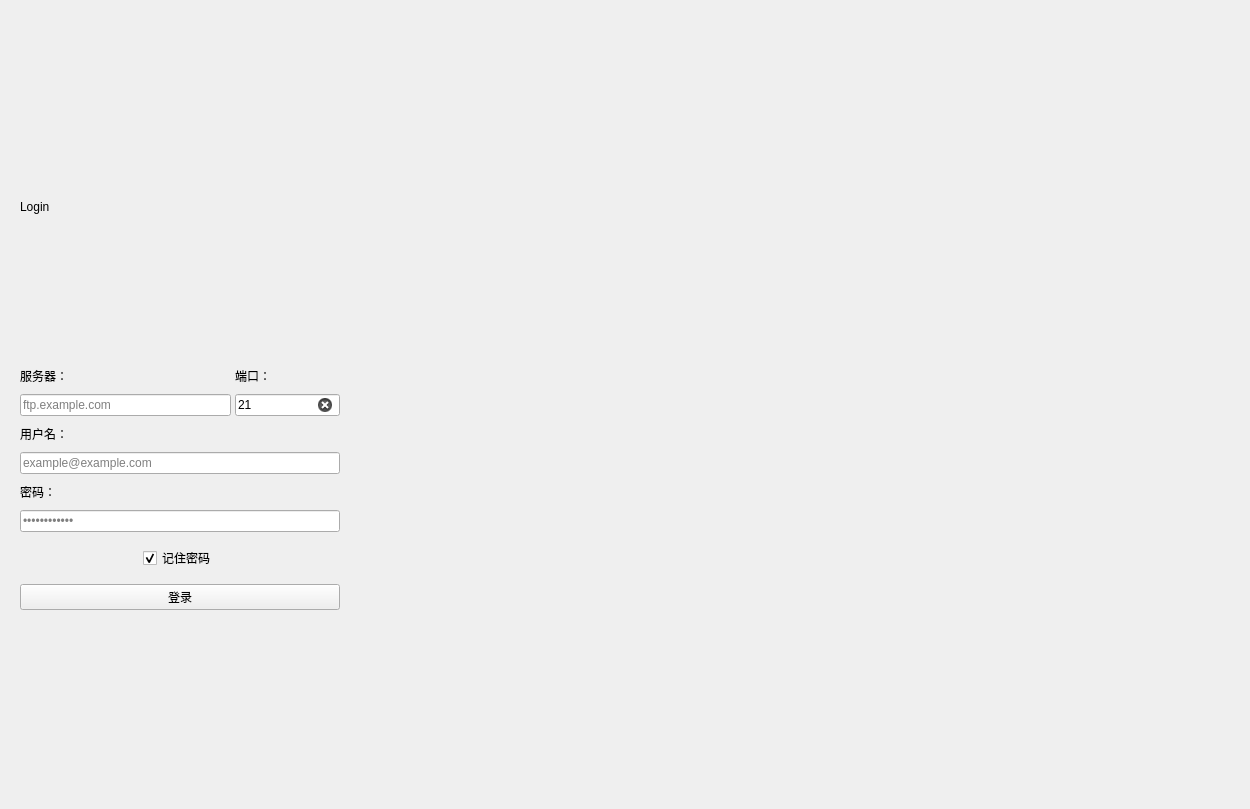
<?xml version="1.0" encoding="UTF-8"?>
<ui version="4.0">
 <class>Form</class>
 <widget class="QWidget" name="Form">
  <property name="geometry">
   <rect>
    <x>0</x>
    <y>0</y>
    <width>1250</width>
    <height>809</height>
   </rect>
  </property>
  <property name="minimumSize">
   <size>
    <width>700</width>
    <height>500</height>
   </size>
  </property>
  <property name="windowTitle">
   <string>Form</string>
  </property>
  <layout class="QHBoxLayout" name="horizontalLayout">
   <property name="spacing">
    <number>0</number>
   </property>
   <property name="leftMargin">
    <number>0</number>
   </property>
   <property name="topMargin">
    <number>0</number>
   </property>
   <property name="rightMargin">
    <number>0</number>
   </property>
   <property name="bottomMargin">
    <number>0</number>
   </property>
   <item>
    <widget class="QWidget" name="widget" native="true">
     <property name="sizePolicy">
      <sizepolicy hsizetype="Preferred" vsizetype="Preferred">
       <horstretch>0</horstretch>
       <verstretch>0</verstretch>
      </sizepolicy>
     </property>
     <property name="minimumSize">
      <size>
       <width>360</width>
       <height>0</height>
      </size>
     </property>
     <property name="maximumSize">
      <size>
       <width>360</width>
       <height>16777215</height>
      </size>
     </property>
     <property name="styleSheet">
      <string notr="true">QLabel{
	font: 13px 'Microsoft YaHei'
}</string>
     </property>
     <layout class="QVBoxLayout" name="verticalLayout_2">
      <property name="spacing">
       <number>9</number>
      </property>
      <property name="leftMargin">
       <number>20</number>
      </property>
      <property name="topMargin">
       <number>20</number>
      </property>
      <property name="rightMargin">
       <number>20</number>
      </property>
      <property name="bottomMargin">
       <number>20</number>
      </property>
      <item>
       <spacer name="verticalSpacer">
        <property name="orientation">
         <enum>Qt::Vertical</enum>
        </property>
        <property name="sizeHint" stdset="0">
         <size>
          <width>20</width>
          <height>40</height>
         </size>
        </property>
       </spacer>
      </item>
      <item>
       <widget class="QLabel" name="label_7">
        <property name="text">
         <string>Login</string>
        </property>
       </widget>
      </item>
      <item>
       <spacer name="verticalSpacer_6">
        <property name="orientation">
         <enum>Qt::Vertical</enum>
        </property>
        <property name="sizeType">
         <enum>QSizePolicy::Fixed</enum>
        </property>
        <property name="sizeHint" stdset="0">
         <size>
          <width>20</width>
          <height>20</height>
         </size>
        </property>
       </spacer>
      </item>
      <item alignment="Qt::AlignHCenter">
       <widget class="QLabel" name="label_2">
        <property name="enabled">
         <bool>true</bool>
        </property>
        <property name="sizePolicy">
         <sizepolicy hsizetype="Preferred" vsizetype="Expanding">
          <horstretch>0</horstretch>
          <verstretch>0</verstretch>
         </sizepolicy>
        </property>
        <property name="minimumSize">
         <size>
          <width>100</width>
          <height>100</height>
         </size>
        </property>
        <property name="maximumSize">
         <size>
          <width>100</width>
          <height>100</height>
         </size>
        </property>
        <property name="text">
         <string/>
        </property>
        <property name="pixmap">
         <pixmap resource="../resource.qrc">:/images/logo.jpg</pixmap>
        </property>
        <property name="scaledContents">
         <bool>true</bool>
        </property>
       </widget>
      </item>
      <item>
       <spacer name="verticalSpacer_3">
        <property name="orientation">
         <enum>Qt::Vertical</enum>
        </property>
        <property name="sizeType">
         <enum>QSizePolicy::Fixed</enum>
        </property>
        <property name="sizeHint" stdset="0">
         <size>
          <width>20</width>
          <height>15</height>
         </size>
        </property>
       </spacer>
      </item>
      <item>
       <layout class="QGridLayout" name="gridLayout" columnstretch="2,1">
        <property name="horizontalSpacing">
         <number>4</number>
        </property>
        <property name="verticalSpacing">
         <number>9</number>
        </property>
        <item row="1" column="0">
         <widget class="LineEdit" name="lineEdit">
          <property name="placeholderText">
           <string>ftp.example.com</string>
          </property>
          <property name="clearButtonEnabled">
           <bool>true</bool>
          </property>
         </widget>
        </item>
        <item row="0" column="0">
         <widget class="QLabel" name="label_3">
          <property name="text">
           <string>服务器：</string>
          </property>
         </widget>
        </item>
        <item row="1" column="1">
         <widget class="LineEdit" name="lineEdit_2">
          <property name="text">
           <string>21</string>
          </property>
          <property name="placeholderText">
           <string/>
          </property>
          <property name="clearButtonEnabled">
           <bool>true</bool>
          </property>
         </widget>
        </item>
        <item row="0" column="1">
         <widget class="QLabel" name="label_4">
          <property name="text">
           <string>端口：</string>
          </property>
         </widget>
        </item>
       </layout>
      </item>
      <item>
       <widget class="QLabel" name="label_5">
        <property name="text">
         <string>用户名：</string>
        </property>
       </widget>
      </item>
      <item>
       <widget class="LineEdit" name="lineEdit_3">
        <property name="placeholderText">
         <string>example@example.com</string>
        </property>
        <property name="clearButtonEnabled">
         <bool>true</bool>
        </property>
       </widget>
      </item>
      <item>
       <widget class="QLabel" name="label_6">
        <property name="text">
         <string>密码：</string>
        </property>
       </widget>
      </item>
      <item>
       <widget class="LineEdit" name="lineEdit_4">
        <property name="echoMode">
         <enum>QLineEdit::Password</enum>
        </property>
        <property name="placeholderText">
         <string>••••••••••••</string>
        </property>
        <property name="clearButtonEnabled">
         <bool>true</bool>
        </property>
       </widget>
      </item>
      <item>
       <spacer name="verticalSpacer_5">
        <property name="orientation">
         <enum>Qt::Vertical</enum>
        </property>
        <property name="sizeType">
         <enum>QSizePolicy::Fixed</enum>
        </property>
        <property name="sizeHint" stdset="0">
         <size>
          <width>20</width>
          <height>5</height>
         </size>
        </property>
       </spacer>
      </item>
      <item alignment="Qt::AlignHCenter">
       <widget class="CheckBox" name="checkBox">
        <property name="text">
         <string>记住密码</string>
        </property>
        <property name="checked">
         <bool>true</bool>
        </property>
       </widget>
      </item>
      <item>
       <spacer name="verticalSpacer_4">
        <property name="orientation">
         <enum>Qt::Vertical</enum>
        </property>
        <property name="sizeType">
         <enum>QSizePolicy::Fixed</enum>
        </property>
        <property name="sizeHint" stdset="0">
         <size>
          <width>20</width>
          <height>5</height>
         </size>
        </property>
       </spacer>
      </item>
      <item>
       <widget class="PrimaryPushButton" name="pushButton">
        <property name="text">
         <string>登录</string>
        </property>
       </widget>
      </item>
      <item>
       <spacer name="verticalSpacer_2">
        <property name="orientation">
         <enum>Qt::Vertical</enum>
        </property>
        <property name="sizeHint" stdset="0">
         <size>
          <width>20</width>
          <height>40</height>
         </size>
        </property>
       </spacer>
      </item>
     </layout>
    </widget>
   </item>
   <item>
    <widget class="QLabel" name="label">
     <property name="text">
      <string/>
     </property>
     <property name="pixmap">
      <pixmap resource="../resource.qrc">:/images/login_b.png</pixmap>
     </property>
     <property name="scaledContents">
      <bool>true</bool>
     </property>
    </widget>
   </item>
  </layout>
 </widget>
 <customwidgets>
  <customwidget>
   <class>LineEdit</class>
   <extends>QLineEdit</extends>
   <header>qfluentwidgets</header>
  </customwidget>
  <customwidget>
   <class>CheckBox</class>
   <extends>QCheckBox</extends>
   <header>qfluentwidgets</header>
  </customwidget>
  <customwidget>
   <class>PrimaryPushButton</class>
   <extends>QPushButton</extends>
   <header>qfluentwidgets</header>
  </customwidget>
 </customwidgets>
 <resources>
  <include location="../resource.qrc"/>
 </resources>
 <connections/>
</ui>
